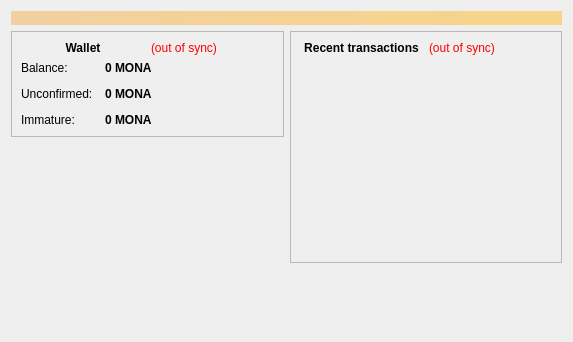
<?xml version="1.0" encoding="UTF-8"?>
<ui version="4.0">
 <class>OverviewPage</class>
 <widget class="QWidget" name="OverviewPage">
  <property name="geometry">
   <rect>
    <x>0</x>
    <y>0</y>
    <width>573</width>
    <height>342</height>
   </rect>
  </property>
  <property name="windowTitle">
   <string>Form</string>
  </property>
  <layout class="QVBoxLayout" name="topLayout">
   <item>
    <widget class="QLabel" name="labelAlerts">
     <property name="visible">
      <bool>false</bool>
     </property>
     <property name="styleSheet">
      <string notr="true">background-color: qlineargradient(x1: 0, y1: 0, x2: 1, y2: 0, stop:0 #F0D0A0, stop:1 #F8D488); color:#000000;</string>
     </property>
     <property name="wordWrap">
      <bool>true</bool>
     </property>
     <property name="margin">
      <number>3</number>
     </property>
    </widget>
   </item>
   <item>
    <layout class="QHBoxLayout" name="horizontalLayout" stretch="1,1">
     <item>
      <layout class="QVBoxLayout" name="verticalLayout_2">
       <item>
        <widget class="QFrame" name="frame">
         <property name="frameShape">
          <enum>QFrame::StyledPanel</enum>
         </property>
         <property name="frameShadow">
          <enum>QFrame::Raised</enum>
         </property>
         <layout class="QVBoxLayout" name="verticalLayout_4">
          <item>
           <layout class="QHBoxLayout" name="horizontalLayout_4">
            <item>
             <widget class="QLabel" name="label_5">
              <property name="font">
               <font>
                <weight>75</weight>
                <bold>true</bold>
               </font>
              </property>
              <property name="text">
               <string>Wallet</string>
              </property>
              <property name="alignment">
               <set>Qt::AlignCenter</set>
              </property>
             </widget>
            </item>
            <item>
             <widget class="QLabel" name="labelWalletStatus">
              <property name="toolTip">
               <string>The displayed information may be out of date. Your wallet automatically synchronizes with the Monacoin network after a connection is established, but this process has not completed yet.</string>
              </property>
              <property name="styleSheet">
               <string notr="true">QLabel { color: red; }</string>
              </property>
              <property name="text">
               <string notr="true">(out of sync)</string>
              </property>
              <property name="alignment">
               <set>Qt::AlignLeading|Qt::AlignLeft|Qt::AlignVCenter</set>
              </property>
             </widget>
            </item>
           </layout>
          </item>
          <item>
           <layout class="QFormLayout" name="formLayout_2">
            <property name="fieldGrowthPolicy">
             <enum>QFormLayout::AllNonFixedFieldsGrow</enum>
            </property>
            <property name="horizontalSpacing">
             <number>12</number>
            </property>
            <property name="verticalSpacing">
             <number>12</number>
            </property>
            <item row="0" column="0">
             <widget class="QLabel" name="label">
              <property name="text">
               <string>Balance:</string>
              </property>
             </widget>
            </item>
            <item row="0" column="1">
             <widget class="QLabel" name="labelBalance">
              <property name="font">
               <font>
                <weight>75</weight>
                <bold>true</bold>
               </font>
              </property>
              <property name="cursor">
               <cursorShape>IBeamCursor</cursorShape>
              </property>
              <property name="toolTip">
               <string>Your current balance</string>
              </property>
              <property name="text">
               <string notr="true">0 MONA</string>
              </property>
              <property name="alignment">
               <set>Qt::AlignLeading|Qt::AlignLeft|Qt::AlignVCenter</set>
              </property>
              <property name="textInteractionFlags">
               <set>Qt::LinksAccessibleByMouse|Qt::TextSelectableByKeyboard|Qt::TextSelectableByMouse</set>
              </property>
             </widget>
            </item>
            <item row="1" column="0">
             <widget class="QLabel" name="label_3">
              <property name="text">
               <string>Unconfirmed:</string>
              </property>
             </widget>
            </item>
            <item row="1" column="1">
             <widget class="QLabel" name="labelUnconfirmed">
              <property name="font">
               <font>
                <weight>75</weight>
                <bold>true</bold>
               </font>
              </property>
              <property name="cursor">
               <cursorShape>IBeamCursor</cursorShape>
              </property>
              <property name="toolTip">
               <string>Total of transactions that have yet to be confirmed, and do not yet count toward the current balance</string>
              </property>
              <property name="text">
               <string notr="true">0 MONA</string>
              </property>
              <property name="textInteractionFlags">
               <set>Qt::LinksAccessibleByMouse|Qt::TextSelectableByKeyboard|Qt::TextSelectableByMouse</set>
              </property>
             </widget>
            </item>
            <item row="2" column="0">
             <widget class="QLabel" name="labelImmatureText">
              <property name="text">
               <string>Immature:</string>
              </property>
             </widget>
            </item>
            <item row="2" column="1">
             <widget class="QLabel" name="labelImmature">
              <property name="font">
               <font>
                <weight>75</weight>
                <bold>true</bold>
               </font>
              </property>
              <property name="toolTip">
               <string>Mined balance that has not yet matured</string>
              </property>
              <property name="text">
               <string notr="true">0 MONA</string>
              </property>
              <property name="textInteractionFlags">
               <set>Qt::LinksAccessibleByMouse|Qt::TextSelectableByKeyboard|Qt::TextSelectableByMouse</set>
              </property>
             </widget>
            </item>
           </layout>
          </item>
         </layout>
        </widget>
       </item>
       <item>
        <spacer name="verticalSpacer">
         <property name="orientation">
          <enum>Qt::Vertical</enum>
         </property>
         <property name="sizeHint" stdset="0">
          <size>
           <width>20</width>
           <height>40</height>
          </size>
         </property>
        </spacer>
       </item>
       <item>
        <widget class="QLabel" name="label_wallet_bgcoin">
         <property name="text">
          <string/>
         </property>
         <property name="pixmap">
          <pixmap resource="../bitcoin.qrc">:/images/wallet_bgcoin</pixmap>
         </property>
         <property name="scaledContents">
          <bool>false</bool>
         </property>
         <property name="alignment">
          <set>Qt::AlignCenter</set>
         </property>
         <property name="margin">
          <number>-2</number>
         </property>
        </widget>
       </item>
      </layout>
     </item>
     <item>
      <layout class="QVBoxLayout" name="verticalLayout_3">
       <item>
        <widget class="QFrame" name="frame_2">
         <property name="frameShape">
          <enum>QFrame::StyledPanel</enum>
         </property>
         <property name="frameShadow">
          <enum>QFrame::Raised</enum>
         </property>
         <layout class="QVBoxLayout" name="verticalLayout">
          <item>
           <layout class="QHBoxLayout" name="horizontalLayout_2">
            <item>
             <widget class="QLabel" name="label_4">
              <property name="text">
               <string>&lt;b&gt;Recent transactions&lt;/b&gt;</string>
              </property>
              <property name="alignment">
               <set>Qt::AlignCenter</set>
              </property>
             </widget>
            </item>
            <item>
             <widget class="QLabel" name="labelTransactionsStatus">
              <property name="toolTip">
               <string>The displayed information may be out of date. Your wallet automatically synchronizes with the Monacoin network after a connection is established, but this process has not completed yet.</string>
              </property>
              <property name="styleSheet">
               <string notr="true">QLabel { color: red; }</string>
              </property>
              <property name="text">
               <string notr="true">(out of sync)</string>
              </property>
              <property name="alignment">
               <set>Qt::AlignLeading|Qt::AlignLeft|Qt::AlignVCenter</set>
              </property>
             </widget>
            </item>
           </layout>
          </item>
          <item>
           <widget class="QListView" name="listTransactions">
            <property name="styleSheet">
             <string notr="true">QListView { background: transparent; }</string>
            </property>
            <property name="frameShape">
             <enum>QFrame::NoFrame</enum>
            </property>
            <property name="verticalScrollBarPolicy">
             <enum>Qt::ScrollBarAlwaysOff</enum>
            </property>
            <property name="horizontalScrollBarPolicy">
             <enum>Qt::ScrollBarAlwaysOff</enum>
            </property>
            <property name="selectionMode">
             <enum>QAbstractItemView::NoSelection</enum>
            </property>
           </widget>
          </item>
         </layout>
        </widget>
       </item>
       <item>
        <spacer name="verticalSpacer_2">
         <property name="orientation">
          <enum>Qt::Vertical</enum>
         </property>
         <property name="sizeHint" stdset="0">
          <size>
           <width>20</width>
           <height>40</height>
          </size>
         </property>
        </spacer>
       </item>
      </layout>
     </item>
    </layout>
   </item>
  </layout>
 </widget>
 <resources>
  <include location="../bitcoin.qrc"/>
 </resources>
 <connections/>
</ui>
